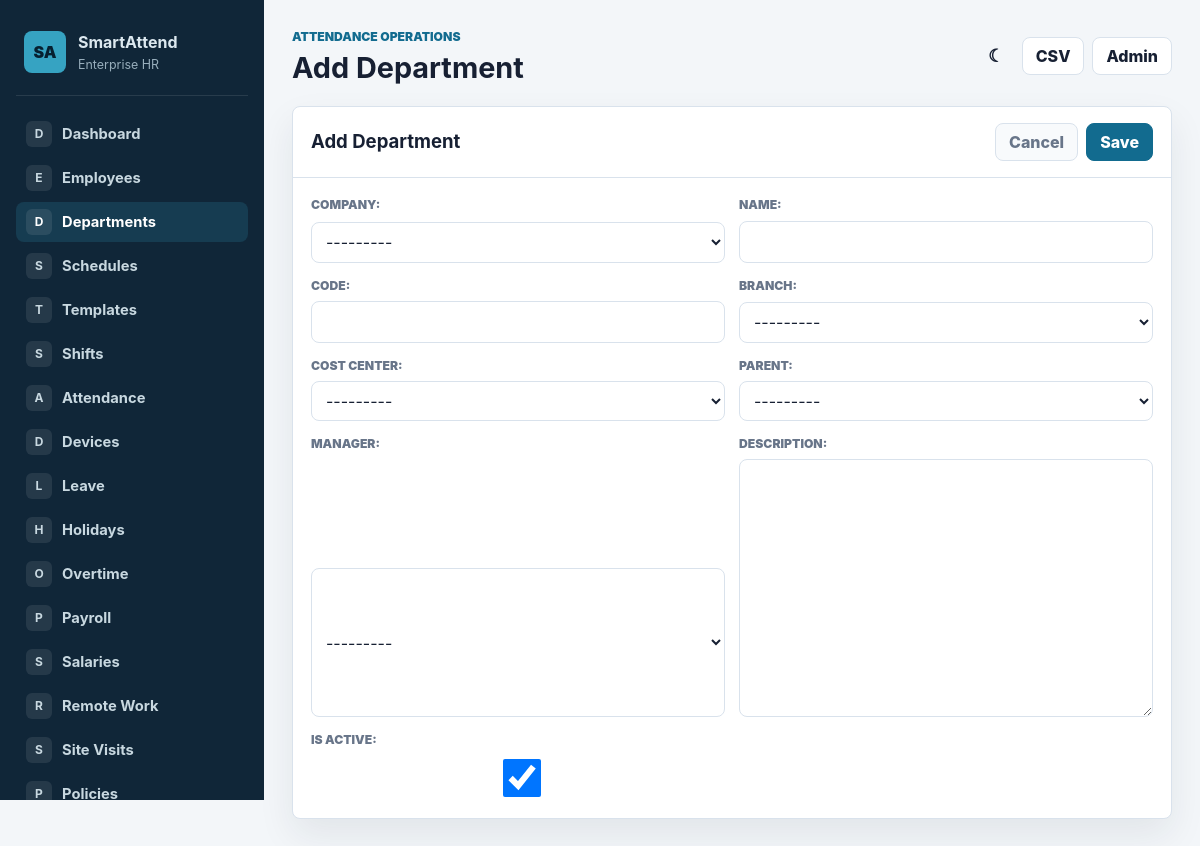
Screenshot of /departments/add/ with the database file from the repository.
### organizations/models.py (models this page shows, shortened)
class Department(models.Model):
    company = models.ForeignKey(Company, on_delete=models.CASCADE, related_name='departments')
    branch = models.ForeignKey(Branch, on_delete=models.SET_NULL, null=True, blank=True, related_name='departments')
    name = models.CharField(max_length=150)
    code = models.CharField(max_length=30, blank=True)
    parent = models.ForeignKey('self', on_delete=models.SET_NULL, null=True, blank=True, related_name='sub_departments')
    manager = models.ForeignKey(
        'attendance.Employee',
        on_delete=models.SET_NULL,
        null=True, blank=True,
        related_name='managed_departments',
    )
    cost_center = models.ForeignKey('CostCenter', on_delete=models.SET_NULL, null=True, blank=True, related_name='departments')
    description = models.TextField(blank=True)
    is_active = models.BooleanField(default=True)
    created_at = models.DateTimeField(auto_now_add=True)
    updated_at = models.DateTimeField(auto_now=True)
    class Meta:
        ordering = ['company', 'name']
        unique_together = [('company', 'code')]
        verbose_name = 'Department'
        verbose_name_plural = 'Departments'
    def __str__(self):
        return self.name

class Company(models.Model):
    class Status(models.TextChoices):
        ACTIVE = 'ACTIVE', 'Active'
        SUSPENDED = 'SUSPENDED', 'Suspended'
        INACTIVE = 'INACTIVE', 'Inactive'
    name = models.CharField(max_length=200)
    slug = models.SlugField(max_length=200, unique=True)
    registration_number = models.CharField(max_length=100, blank=True)
    tax_id = models.CharField(max_length=100, blank=True)
    industry = models.CharField(max_length=100, blank=True)
    website = models.URLField(blank=True)
    email = models.EmailField(blank=True)
    phone = models.CharField(max_length=30, blank=True)
    address = models.TextField(blank=True)
    logo = models.ImageField(upload_to='company/logos/', blank=True, null=True)
    default_timezone = models.CharField(max_length=64, default='UTC')
    default_currency = models.CharField(max_length=3, default='USD')
    status = models.CharField(max_length=20, choices=Status.choices, default=Status.ACTIVE, db_index=True)
    max_employees = models.PositiveIntegerField(default=50000)
    is_active = models.BooleanField(default=True)
    created_at = models.DateTimeField(auto_now_add=True)
    updated_at = models.DateTimeField(auto_now=True)
    class Meta:
        ordering = ['name']
        verbose_name = 'Company'
        verbose_name_plural = 'Companies'
    def __str__(self):
        return self.name

### attendance/views.py (the view)
# urls.py: path('departments/add/', views.DepartmentCreateView.as_view(), name='department_add'),
class DepartmentCreateView(EnterpriseContextMixin, CreateView):
    model = Department
    form_class = DepartmentForm
    template_name = 'attendance/form.html'
    success_url = reverse_lazy('department_list')
    page_title = 'Add Department'
    active_nav = 'departments'

### attendance/forms.py
class DepartmentForm(forms.ModelForm):
    class Meta:
        model = Department
        fields = ['company', 'name', 'code', 'branch', 'cost_center', 'parent', 'manager', 'description', 'is_active']

### attendance/models.py (called while the page is built)
    def __str__(self):
        return f"{self.first_name} {self.last_name} ({self.organization_id})"

### attendance/templates/attendance/form.html (shortened to what this page needs)
{% extends "attendance/base.html" %}
{% block content %}
<form class="panel" method="post">
    <div class="panel-header">
        <h2>{{ page_title }}</h2>
        <div class="row-actions">
            <a class="button subtle" href="{{ request.META.HTTP_REFERER|default:'/' }}">Cancel</a>
            <button class="button primary" type="submit">Save</button>
        </div>
    </div>
    <div class="panel-body">
        <div class="form-grid">
            {{ form.as_p }}
        </div>
    </div>
</form>
{% endblock %}

### attendance/static/attendance/css/app.css (style rules this page uses)
:root { --bg: #f3f6f9; --surface: #ffffff; --surface-soft: #f8fafc; --text: #172033; --muted: #687589; --line: #d9e2ec; --brand: #126b8f; --brand-dark: #0b4f6d; --accent: #1f8a70; --warning: #b7791f; --danger: #c2413b; --info-bg: #e8f3f7; --success-bg: #e8f6ef; --danger-bg: #fff0ef; --shadow: 0 16px 36px rgba(23, 32, 51, 0.08); }
* { box-sizing: border-box; }
body { margin: 0; background: var(--bg); color: var(--text); font-family: Inter, ui-sans-serif, system-ui, -apple-system, BlinkMacSystemFont, "Segoe UI", sans-serif; letter-spacing: 0; line-height: 1.5; }
a { color: inherit; text-decoration: none; }
h1, h2, h3, p { margin: 0; }
h2 { font-size: 1.16rem; }
.top-actions, .row-actions, .table-actions { display: flex; align-items: center; gap: 8px; flex-wrap: wrap; }
.icon-button, .button { display: inline-flex; align-items: center; justify-content: center; min-height: 38px; border: 1px solid var(--line); border-radius: 8px; background: var(--surface); color: var(--text); font: inherit; font-weight: 800; padding: 0 13px; cursor: pointer; }
.button.primary { border-color: var(--brand); background: var(--brand); color: #fff; }
.button.subtle { background: var(--surface-soft); color: var(--muted); }
.metric-card, .panel { background: var(--surface); border: 1px solid var(--line); border-radius: 8px; box-shadow: var(--shadow); }
.panel-header { display: flex; align-items: center; justify-content: space-between; gap: 12px; padding: 16px 18px; border-bottom: 1px solid var(--line); }
.panel-body { padding: 18px; }
label { display: grid; gap: 6px; color: var(--muted); font-size: 0.76rem; font-weight: 900; text-transform: uppercase; }
input, select, textarea { width: 100%; min-height: 38px; border: 1px solid var(--line); border-radius: 8px; background: var(--surface); color: var(--text); font: inherit; padding: 8px 10px; }
textarea { min-height: 110px; resize: vertical; }
.form-grid { display: grid; grid-template-columns: repeat(2, minmax(0, 1fr)); gap: 14px; }
.form-grid p { display: grid; gap: 6px; }

### rows the page displays
Department: company "---------", branch "---------", cost_center "---------", parent "---------", manager "---------", is_active "☑"

### other values shown
{{ label|slice:":1" }} "D" "E" "D" "S" "T" "S" "A" "D" "L" "H" "O" "P" "S" "R" "S" "P"
{{ label }} "Dashboard" "Employees" "Departments" "Schedules" "Templates" "Shifts" "Attendance" "Devices" "Leave" "Holidays" "Overtime" "Payroll" "Salaries" "Remote Work" "Site Visits" "Policies"
{{ page_title|default:"Dashboard" }} "Add Department"
{{ page_title }} "Add Department"
